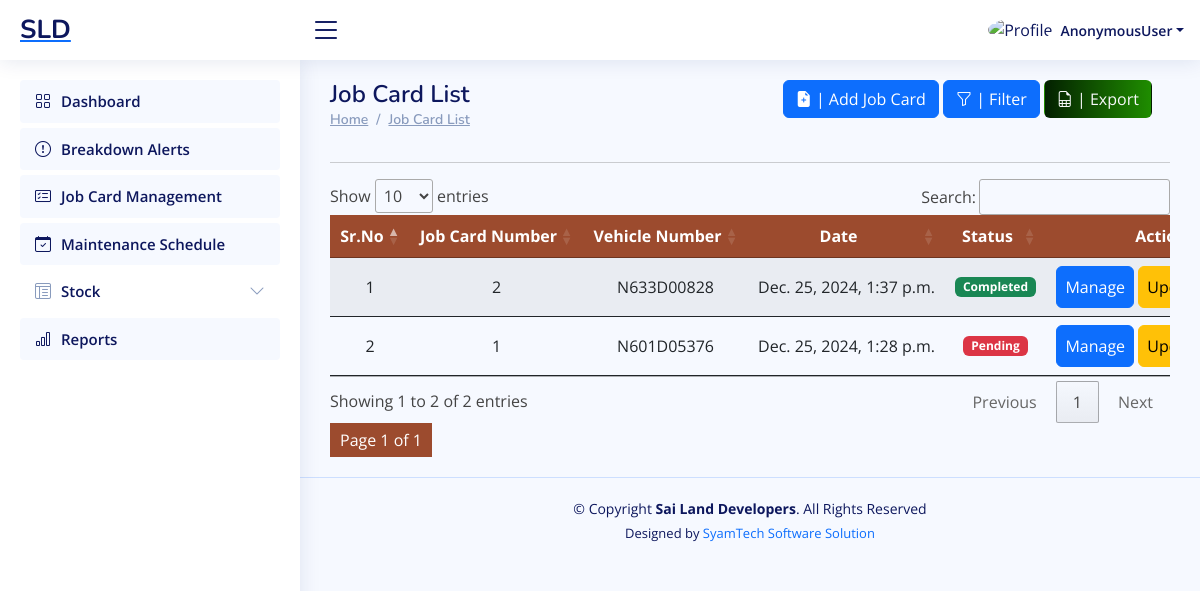
The page /workshop/job_card_list/ on the database its author committed.
### ERP_Admin/models.py (models this page shows, shortened)
class JobCard(models.Model):
    job_card_number = models.CharField(max_length=20, unique=True, editable=False)
    technician = models.ForeignKey('Technician', related_name='job_cards',  on_delete=models.CASCADE, null=True, blank=True)
    driver= models.ForeignKey('Driver', related_name='job_cards',  on_delete=models.CASCADE, null=True, blank=True)
    date = models.DateTimeField(auto_now_add=True)
    reported_defect = models.TextField()
    completed_action = models.TextField(null=True, blank=True)
    completed_date = models.DateTimeField(auto_now_add=False,auto_now=False,null=True, blank=True)
    party = models.ForeignKey('Party', related_name='job_cards', on_delete=models.SET_NULL, null=True, blank=True)
    vehicle = models.ForeignKey('Vehicle', related_name='job_cards', on_delete=models.CASCADE)
    status = models.CharField(max_length=20, choices=JOB_CARD_STATUS, default='pending')
    labour_cost = models.DecimalField(max_digits=10, decimal_places=2, null=True, blank=True, validators=[MinValueValidator(0)])

class Vehicle(models.Model):
    vehicle_name = models.CharField(max_length=100)
    vehicle_number = models.CharField(max_length=50, unique=True)
    def __str__(self):
        return f"{self.vehicle_name} ({self.vehicle_number})"

### ERP_Workshop/views.py (the view)
# urls.py: path('job_card_list/', views.job_card_list, name='admin_job_card_list'),
def job_card_list(request):
    form = JobCardForm()
    queryset = JobCard.objects.all().order_by('-id')
    filter = JobCardFilter(request.GET, queryset=queryset)
    filtered_job_cards = filter.qs  # Filtered queryset
    paginator = Paginator(filtered_job_cards, 10)  # Show 10 job cards per page.
    page_number = request.GET.get('page')  # Get the page number from the GET request
    page_obj = paginator.get_page(page_number)  # Get the corresponding page object
    filter_params = request.GET.copy()  # Copy the GET parameters
    if 'page' in filter_params:
        del filter_params['page']  # Remove the page parameter if it exists
    return render(request, "workshop_job_card_list.html", {
        'form': form,
        'job_card': page_obj,  # Pass the paginated object to the template
        'filter': filter,  # Pass the filter object for displaying the form
        'filter_params': filter_params.urlencode(),  # Pass the filter parameters for pagination
    })

### ERP_Workshop/forms.py
class JobCardForm(forms.ModelForm):
    class Meta:
        model = JobCard
        fields = [
            'technician',  'reported_defect',
            'party', 'vehicle', 'driver'
        ]
        widgets = {
            'technician': forms.Select(attrs={'id': 'id_technician'}),
            'driver': forms.Select(attrs={'id': 'id_driver'}),
            'party': forms.Select(attrs={'id': 'id_party'}),
            'vehicle': forms.Select(attrs={'id': 'id_vehicle'}),
        }

### ERP_Admin/models.py (called while the page is built)
    def __str__(self):
        return f"{self.driver_name} - {self.user.username}"

    def __str__(self):
        return f"{self.technician_name}"

    def __str__(self):
        return self.business_name

### ERP_Workshop/templates/workshop_job_card_list.html (shortened to what this page needs)
{% extends "workshop_base.html" %}
{% load crispy_forms_tags %}
{% block content %}
<main id="main" class="main">
        <div class="row">
            <div class="col-sm-6">
                <div class="pagetitle">
                    <h1>Job Card List</h1>
                    <nav>
                        <ol class="breadcrumb">
                            <li class="breadcrumb-item"><a href="#">Home</a></li>
                            <li class="breadcrumb-item"><a href="#">Job Card List </a></li>
                        </ol>
                    </nav>
                </div>
            </div>
            <div class="col-sm-6">
                <div class="container" style="max-width:97%;">
                    <div class="text-lg-end text-start">
                        <a href="#" class="btn btn-primary" data-toggle="modal"
                        data-target="#model_create_job_card"><i class="bi bi-file-earmark-plus-fill"></i> | Add Job Card</a>
                        <a href="#" class="btn btn-primary" data-toggle="modal"
                            data-target="#model_filter"> <i class="bi bi-funnel"></i> | Filter</a>
                            <a href="#" class="btn text-light" data-toggle="modal"
                            data-target="#model_export_excel" style="background: linear-gradient(90deg, rgb(3, 32, 0) 0%,   rgb(31, 141, 0) 100%);"><i class="bi bi-file-earmark-spreadsheet"></i> | Export</a>
                    </div>
                </div>
            </div>
        </div>
        <section class="section dashboard">
            <hr>
            <div class="row">
                <div class="col-lg-12">
                    <div class="row">
                        <div class="container" style=" overflow:scroll;">
                            <table id="job_card" class="table table-striped "
                                style="overflow:scroll; width:100%;min-width: max-content;">
                                <thead>
                                    <tr style="background:#9c4b2e;">
                                        <th scope="col" class="text-center text-white">Sr.No</th>
                                        <th scope="col" class="text-center text-white">Job Card Number</th>
                                        <th scope="col" class="text-center text-white">Vehicle Number</th>
                                        <th scope="col" class="text-center text-white">Date</th>
                                        <th scope="col" class="text-center text-white">Status</th>
                                        <th scope="col" class="text-center text-white">Action</th>
                                    </tr>
                                </thead>
                                <tbody>
                                    {% if job_card %}
                                    {% for r in job_card %}
                                    <tr>
                                        <td class="text-center">{{ forloop.counter }}</td>
                                        <td class="text-center">{{ r.job_card_number }}</td>
                                        <td class="text-center">{{ r.vehicle.vehicle_number }}</td>
                                        <td class="text-center">{{ r.date }}</td>
                                        <td class="text-center">
                                            {% if r.status == "pending" %}
                                                <span class="badge bg-danger">Pending</span>
                                            {% elif r.status == "in_progress" %}
                                                <span class="badge bg-warning">In Progress</span>
                                            {% else %}
                                                <span class="badge bg-success">Completed</span>
                                            {% endif %}
                                        </td>
                                        <td>
                                            <center>
                                                <a href="javascript:void(0);" data-url="{% url 'workshop_job_card_item_list' r.id %}" class="btn btn-primary px-2 py-2" onclick="mini_window_1(this)">Manage</a>
                                                <a href="javascript:void(0);" data-url="{% url 'workshop_update_job_card' r.id %}" class="btn btn-warning px-2 py-2" onclick="mini_window_2(this)">Update</a>
                                            </center>
                                        </td>
                                    </tr>
                                    {% endfor %}
                                    {% else %}
                                    <tr><td colspan="6" class="text-center">No job cards found</td></tr>
                                    {% endif %}
                                </tbody>
                            </table>
                            <div class="pagination-container">
                                <div class="pagination">
                                    <span class="current-page">Page {{ job_card.number }} of {{ job_card.paginator.num_pages }}</span>
                                </div>
                            </div>
                        </div>
                    </div>
                </div>
            </div>
        </section>
</main>
{% endblock content %}

### rows shown on the page
JobCard: job_card_number "2", vehicle.vehicle_number "N633D00828", date "Dec. 25, 2024, 1:37 p.m.", status "Completed"
JobCard: job_card_number "1", vehicle.vehicle_number "N601D05376", date "Dec. 25, 2024, 1:28 p.m.", status "Pending"

### other values the page prints
{{ request.user }} "AnonymousUser"
{{ job_card.number }} "1"
{{ job_card.paginator.num_pages }} "1"
